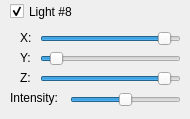
       <widget class="QWidget" name="light8">
        <widget class="QSlider" name="sliderLight8Z">
         <property name="geometry">
          <rect>
           <x>40</x>
           <y>69</y>
           <width>141</width>
           <height>19</height>
          </rect>
         </property>
         <property name="minimum">
          <number>-100</number>
         </property>
         <property name="maximum">
          <number>100</number>
         </property>
         <property name="value">
          <number>85</number>
         </property>
         <property name="sliderPosition">
          <number>85</number>
         </property>
         <property name="orientation">
          <enum>Qt::Horizontal</enum>
         </property>
        </widget>
        <widget class="QLabel" name="label_38">
         <property name="geometry">
          <rect>
           <x>20</x>
           <y>67</y>
           <width>21</width>
           <height>21</height>
          </rect>
         </property>
         <property name="text">
          <string>Z:</string>
         </property>
        </widget>
        <widget class="QLabel" name="label_39">
         <property name="geometry">
          <rect>
           <x>20</x>
           <y>27</y>
           <width>21</width>
           <height>21</height>
          </rect>
         </property>
         <property name="text">
          <string>X:</string>
         </property>
        </widget>
        <widget class="QSlider" name="sliderLight8Y">
         <property name="geometry">
          <rect>
           <x>40</x>
           <y>49</y>
           <width>141</width>
           <height>19</height>
          </rect>
         </property>
         <property name="minimum">
          <number>-100</number>
         </property>
         <property name="maximum">
          <number>100</number>
         </property>
         <property name="value">
          <number>-85</number>
         </property>
         <property name="sliderPosition">
          <number>-85</number>
         </property>
         <property name="orientation">
          <enum>Qt::Horizontal</enum>
         </property>
        </widget>
        <widget class="QSlider" name="sliderLight8X">
         <property name="geometry">
          <rect>
           <x>40</x>
           <y>29</y>
           <width>141</width>
           <height>19</height>
          </rect>
         </property>
         <property name="minimum">
          <number>-100</number>
         </property>
         <property name="maximum">
          <number>100</number>
         </property>
         <property name="value">
          <number>85</number>
         </property>
         <property name="orientation">
          <enum>Qt::Horizontal</enum>
         </property>
        </widget>
        <widget class="QCheckBox" name="checkLight8">
         <property name="geometry">
          <rect>
           <x>10</x>
           <y>0</y>
           <width>70</width>
           <height>23</height>
          </rect>
         </property>
         <property name="text">
          <string>Light #8</string>
         </property>
         <property name="checked">
          <bool>true</bool>
         </property>
        </widget>
        <widget class="QLabel" name="label_40">
         <property name="enabled">
          <bool>true</bool>
         </property>
         <property name="geometry">
          <rect>
           <x>10</x>
           <y>90</y>
           <width>51</width>
           <height>16</height>
          </rect>
         </property>
         <property name="text">
          <string>Intensity:</string>
         </property>
        </widget>
        <widget class="QLabel" name="label_41">
         <property name="geometry">
          <rect>
           <x>20</x>
           <y>47</y>
           <width>21</width>
           <height>21</height>
          </rect>
         </property>
         <property name="text">
          <string>Y:</string>
         </property>
        </widget>
        <widget class="QSlider" name="sliderLighting8">
         <property name="enabled">
          <bool>true</bool>
         </property>
         <property name="geometry">
          <rect>
           <x>70</x>
           <y>90</y>
           <width>111</width>
           <height>20</height>
          </rect>
         </property>
         <property name="value">
          <number>50</number>
         </property>
         <property name="orientation">
          <enum>Qt::Horizontal</enum>
         </property>
         <property name="tickInterval">
          <number>1</number>
         </property>
        </widget>
       </widget>
